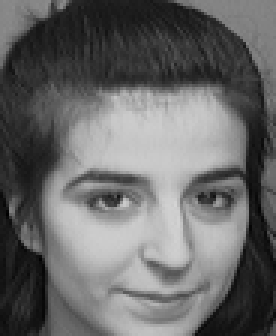
#> input picture data/ORL/s10/7.pgm, 92 x 112 px (shown 3 times larger); its folder holds only this picture in this run
$ jupyter execute --allow-errors assignment1.ipynb
#> lines starting #> are read from the running program, lines starting #| are printed output that depends on the picture
# COMP5328 - Advanced Machine Learning
## Assignment 1: Non-negative Matrix Factorization

(Semester 2, 2023)

In this ipython notebook, we provide some example code for loading data and evaluation for assignment1.

Load Data.
- ORL dataset.
- Extended YaleB dataset.

Perform Evaluation.
- Root Means Square Errors (RMSE).
- Accuracy, NMI.

Lecturers: Dr. Imdad Ullah

Tutors: Jaime Ruiz Serra, Yuchen Shen, Daniel Friedrich, Rafiul Nakib, Siyu Xu, Yongpei (Michael) Ma

Note: All datasets can be used only for this assignment and you are not allowed to distribute these datasets. If you want to use AR dataset, you need to apply it by yourself (we do not provide AR dataset due to the problem of license, please find more details in http://www2.ece.ohio-state.edu/~aleix/ARdatabase.html).

### 1. Load Dataset

#### 1.1 Load ORL Dataset and Extended YaleB Dataset.
- ORL dataset contains ten different images of each of 40 distinct subjects. For some subjects, the images were taken at different times, varying the lighting, facial expressions (open / closed eyes, smiling / not smiling) and facial details (glasses / no glasses). All the images were taken against a dark homogeneous background with the subjects in an upright, frontal position (with tolerance for some side movement). The size of each image is 92x112 pixels, with 256 grey levels per pixel. To further reduce the computation complexity, you can resize all images to 30x37 pixels.

- Extended YaleB dataset contains 2414 images of 38 human subjects under 9 poses and 64 illumination conditions. All images are manually aligned, cropped, and then resized to 168x192 pixels. To further reduce the computation complexity, you can resize all images to 42x48 pixels.

[cell 1]
import os
import random

import numpy as np
from PIL import Image
from numpy import sqrt

def load_data(root='data/CroppedYaleB', reduce=4):
    """
    Load ORL (or Extended YaleB) dataset to numpy array.

    Args:
        root: path to dataset.
        reduce: scale factor for zooming out images.

    """
    images, labels = [], []

    for i, person in enumerate(sorted(os.listdir(root))):

        if not os.path.isdir(os.path.join(root, person)):
            continue

        for fname in os.listdir(os.path.join(root, person)):

            # Remove background images in Extended YaleB dataset.
            if fname.endswith('Ambient.pgm'):
                continue

            if not fname.endswith('.pgm'):
                continue

            # load image.
            img = Image.open(os.path.join(root, person, fname))
            img = img.convert('L') # grey image.

            # reduce computation complexity.
            img = img.resize([s//reduce for s in img.size])

            # TODO: preprocessing.

            # convert image to numpy array.
            img = np.asarray(img).reshape((-1,1))

            # collect data and label.
            images.append(img)
            labels.append(i)

    # concate all images and labels.
    images = np.concatenate(images, axis=1)
    labels = np.array(labels)

    return images, labels

[cell 2]
# Load ORL dataset.
X_hat, Y_hat = load_data(root='data/ORL', reduce=2)
#> in load_data, img is the input picture: PIL image 92x112 L; min 0, max 212, mean 103.9
#> in load_data, `img = img.resize([s//reduce for s in img.size])`:
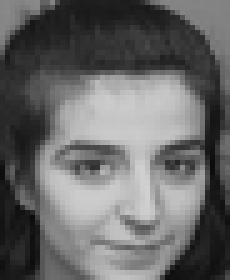
#> img: PIL image 46x56 L (shown 5 times larger); min 10, max 209, mean 103.9
#> in load_data, `img = np.asarray(img).reshape((-1,1))`: img = 2576 values, max 209 at index 1731, min 10 at index 1984, mean 103.9
#> pass 2 of the loop in load_data, `for i, person in enumerate(sorted(os.listdir(root))):`:
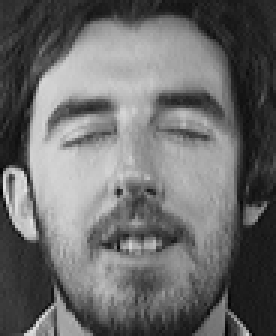
#> input picture data/ORL/s11/4.pgm, 92 x 112 px (shown 3 times larger)
#> in load_data, img is the input picture: PIL image 92x112 L; min 3, max 228, mean 107.2
#> in load_data, `img = img.resize([s//reduce for s in img.size])`:
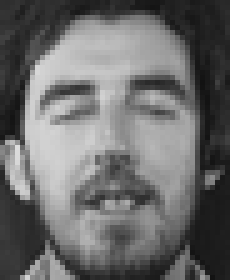
#> img: PIL image 46x56 L (shown 5 times larger); min 18, max 221, mean 107.2
#> in load_data, `img = np.asarray(img).reshape((-1,1))`: img = 2576 values, max 221 at index 1337, min 18 at index 776, mean 107.2
#> pass 3 of the loop in load_data, `for i, person in enumerate(sorted(os.listdir(root))):`:
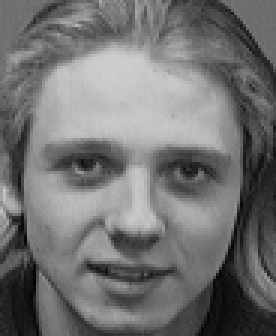
#> input picture data/ORL/s12/4.pgm, 92 x 112 px (shown 3 times larger)
#> in load_data, img is the input picture: PIL image 92x112 L; min 1, max 207, mean 114.3
#> in load_data, `img = img.resize([s//reduce for s in img.size])`:
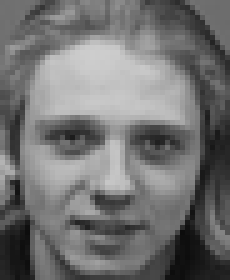
#> img: PIL image 46x56 L (shown 5 times larger); min 12, max 205, mean 114.3
#> in load_data, `img = np.asarray(img).reshape((-1,1))`: img = 2576 values, max 205 at index 478, min 12 at index 2152, mean 114.3
print('ORL dataset: X_hat.shape = {}, Y_hat.shape = {}'.format(X_hat.shape, Y_hat.shape))
#| ORL dataset: X_hat.shape = (2576, 4), Y_hat.shape = (4,)

# Load Extended YaleB dataset.
#> (the rest of this cell did not finish here and is left out)

print('Extended YalB dataset: X_hat.shape = {}, Y_hat.shape = {}'.format(X_hat.shape, Y_hat.shape))

#### 1.2 Load AR Dataset (Optional)
AR dataset contains 2600 images of 100 individuals (50 male and 50 female). All images have been cropped and resized to 120x165 pixels. To further reduce the computation complexity, you can resize all images to 40x55 pixels.

[cell 3]
# [42 lines left out: function load_data_AR, not called in this run]

### 2. Evaluation Metrics
#### 2.1 Root Means Square Errors (RMSE)
To compare the robustness of different NMF algorithms, you can use the Root Means Square Errors. Let $X$ denote the contaminated dataset (by adding noise), and  $\hat X$  denote the clean dataset. Let  $R$ and  $D$ denote the factorization results on $𝑉$, Root Means Square Errors then can be defined as follows:
$RMSE= ||\hat X - RD||_F$

[cell 4]
background = np.zeros((10,12))
X_noise = np.full((3,3),255)

r = random.randint(0,5)
c = random.randint(0,5)
background[r:r+X_noise.shape[0],c:c+X_noise.shape[1]] += X_noise
print(background)

[cell 5]
a = np.random.random((44))
print(a)
a = a.reshape((11,4))
print(a)
print(a[:,3])
print()
x = []
for i in a.T:
    print(i)
    x.append(i)
x = np.array(x)
print(x.shape)

[cell 6]
def generate_block_occlusion_noise(b, X_hat):
    X_hat_noise = []

    for image in X_hat.T:
        image = image.reshape((37,30))

        r = random.randint(0,image.shape[0]-b)
        c = random.randint(0,image.shape[1]-b)
        image[r:r+b,c:c+b] = 255
        image = image.reshape((1110))
        X_hat_noise.append(image)

    X_hat_noise = np.array(X_hat_noise)


    return X_hat_noise.T

[cell 7]
X_hat, Y_hat = load_data('data/ORL', reduce=3)
#> call 3 of load_data, with root = 'data/ORL', reduce = 3
#> in load_data (call 3), `img = img.resize([s//reduce for s in img.size])`:
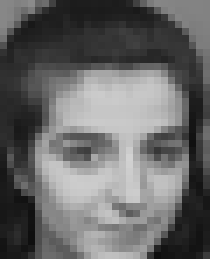
#> img: PIL image 30x37 L (shown 7 times larger); min 14, max 210, mean 103.8
#> in load_data (call 3), `img = np.asarray(img).reshape((-1,1))`: img = 1110 values, max 210 at index 678, min 14 at index 1102, mean 103.8
#> pass 2 of the loop in load_data, `for i, person in enumerate(sorted(os.listdir(root))):`:
#> in load_data (call 3), `img = img.resize([s//reduce for s in img.size])`:
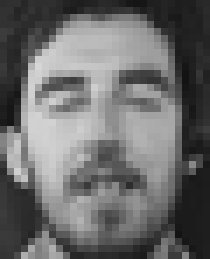
#> img: PIL image 30x37 L (shown 7 times larger); min 19, max 214, mean 107.2
#> in load_data (call 3), `img = np.asarray(img).reshape((-1,1))`: img = 1110 values, max 214 at index 275, min 19 at index 326, mean 107.2
#> pass 3 of the loop in load_data, `for i, person in enumerate(sorted(os.listdir(root))):`:
#> in load_data (call 3), `img = img.resize([s//reduce for s in img.size])`:
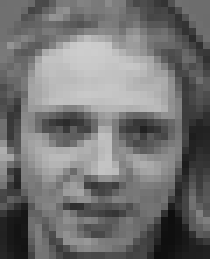
#> img: PIL image 30x37 L (shown 7 times larger); min 14, max 205, mean 114.3
#> in load_data (call 3), `img = np.asarray(img).reshape((-1,1))`: img = 1110 values, max 205 at index 192, min 14 at index 924, mean 114.3
X_hat_noise = generate_block_occlusion_noise(10, X_hat)
#> the loop in generate_block_occlusion_noise, `for image in X_hat.T:` made 4 passes
#> pass 3, in generate_block_occlusion_noise, `image = image.reshape((37,30))`:
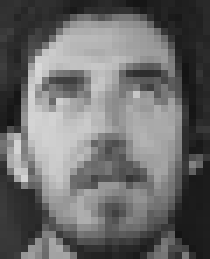
#> image: shape (37, 30) (shown 7 times larger); min 19, max 216, mean 106.9

[cell 8]
# Load dataset.
print('==> Load ORL dataset ...')
X_hat, Y_hat = load_data('data/ORL', reduce=3)
#> pass 2 of the loop in load_data, `for i, person in enumerate(sorted(os.listdir(root))):`:
#> pass 3 of the loop in load_data, `for i, person in enumerate(sorted(os.listdir(root))):`:
print('X_hat.shape={}, Y_hat.shape={}'.format(X_hat.shape, Y_hat.shape))
#| X_hat.shape=(1110, 4), Y_hat.shape=(4,)

# Add Noise.
X_noise = np.random.rand(*X_hat.shape) * 40
X = X_hat + X_noise


# Plot result.
import matplotlib.pyplot as plt
img_size = [i//3 for i in (92, 112)] # ORL
ind = 2 # index of demo image.
plt.figure(figsize=(10,3))
plt.subplot(141)
plt.imshow(X_hat[:,ind].reshape(img_size[1],img_size[0]), cmap=plt.cm.gray)
plt.title('Image(Original)')
plt.subplot(142)
plt.imshow(X_noise[:,ind].reshape(img_size[1],img_size[0]), cmap=plt.cm.gray)
plt.title('Noise')
plt.subplot(143)
plt.imshow(X[:,ind].reshape(img_size[1],img_size[0]), cmap=plt.cm.gray)
plt.title('Image(Noise)')
plt.subplot(144)
plt.imshow(X_hat_noise[:,ind].reshape(img_size[1],img_size[0]), cmap=plt.cm.gray)
plt.title('Image(Block Noise)')

plt.show()
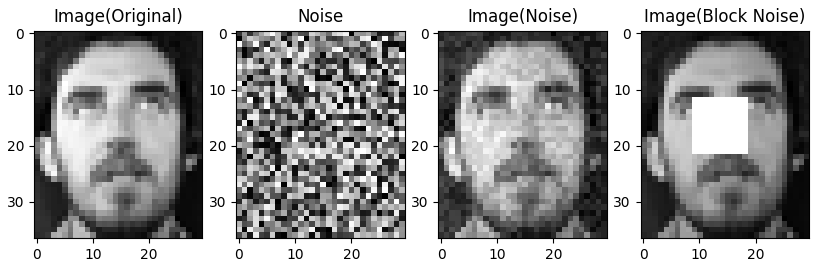
#> figure drawn by matplotlib, 4 panels
print()

# TODO: you should implement NMF algorithms by yourself.
print('==> Apply NMF ...')
from sklearn.decomposition import NMF
from sklearn.metrics import mean_squared_error
model = NMF(n_components=len(set(Y_hat))) # set n_components to num_classes.
D = model.fit_transform(X)
R = model.components_
print('D.shape={}, R.shape={}'.format(D.shape, R.shape))
#| D.shape=(1110, 3), R.shape=(3, 4)

# Evaluate Root Means Square Errors .
print('==> Evaluate RMSE ...')
RMSE = sqrt(mean_squared_error(X_hat, D.dot(R)))
print('RMSE = {}'.format(RMSE))

### 2.2 Evaluate Clustering Performance
1. Accuracy

    $Acc(Y, Y_{pred}) = \frac{1}{n}\sum_{i=1}^n 1\{Y_{pred(i)} == Y(i)\}$
2. Normalized Mutual Information (NMI).

    $NMI(Y, Y_{pred}) = \frac{2*I(Y, Y_{pred})}{H(Y) + H(Y_{pred})}$

  Where $I(.,.)$ is mutual information and  $𝐻(⋅)$ is entropy.

[cell 9]
from collections import Counter
from sklearn.cluster import KMeans
from sklearn.metrics import accuracy_score
from sklearn.metrics import normalized_mutual_info_score

def assign_cluster_label(X, Y):
    kmeans = KMeans(n_clusters=len(set(Y))).fit(X)
    Y_pred = np.zeros(Y.shape)
    for i in set(kmeans.labels_):
        ind = kmeans.labels_ == i
        Y_pred[ind] = Counter(Y[ind]).most_common(1)[0][0] # assign label.
    return Y_pred

print('==> Evaluate Acc and NMI ...')

# Assign cluster labels.
Y_pred = assign_cluster_label(R.T, Y_hat)

acc = accuracy_score(Y_hat, Y_pred)
nmi = normalized_mutual_info_score(Y_hat, Y_pred)
print('Acc(NMI) = {:.4f} ({:.4f})'.format(acc, nmi))
